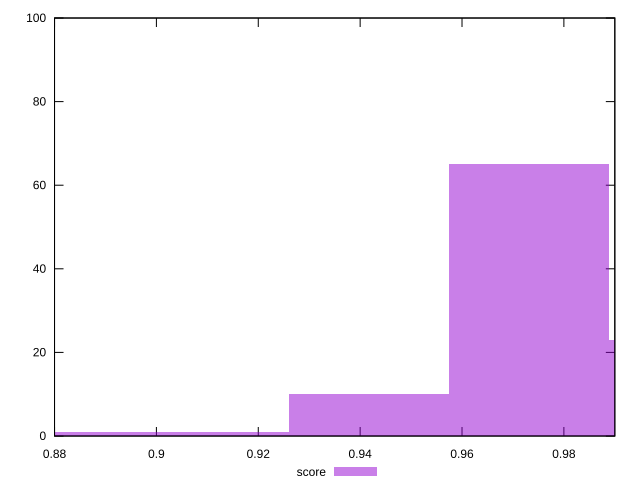

The script that saved this image:
reset

$score <<EOF
0.9417143871211829 10
1.0044953462625952 23
0.9731048666918891 65
0.9103239075504769 1
0.8789334279797708 1
EOF

set key outside below
set boxwidth 0.0313904795707061
set xrange [0.88:0.99]
set yrange [0:100]
set trange [0:100]
set style fill transparent solid 0.5 noborder
set terminal svg size 640, 490 enhanced background rgb 'white'
set output "reports/report_00028_2021-02-24T12-49-42.674Z/first-meaningful-paint/samples/agenda/score/histogram.svg"

plot $score title "score" with boxes

reset
